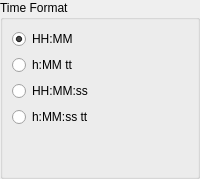
                <widget class="QWidget" name="page_17">
                 <layout class="QVBoxLayout" name="verticalLayout_30">
                  <property name="leftMargin">
                   <number>0</number>
                  </property>
                  <property name="topMargin">
                   <number>0</number>
                  </property>
                  <property name="rightMargin">
                   <number>0</number>
                  </property>
                  <property name="bottomMargin">
                   <number>0</number>
                  </property>
                  <item>
                   <widget class="QGroupBox" name="TimeGroup">
                    <property name="title">
                     <string>Time Format</string>
                    </property>
                    <layout class="QVBoxLayout" name="verticalLayout_31">
                     <item>
                      <widget class="QRadioButton" name="Format0b">
                       <property name="text">
                        <string notr="true">HH:MM</string>
                       </property>
                       <property name="checked">
                        <bool>true</bool>
                       </property>
                      </widget>
                     </item>
                     <item>
                      <widget class="QRadioButton" name="Format1b">
                       <property name="text">
                        <string notr="true">h:MM tt</string>
                       </property>
                      </widget>
                     </item>
                     <item>
                      <widget class="QRadioButton" name="Format2b">
                       <property name="text">
                        <string notr="true">HH:MM:ss</string>
                       </property>
                      </widget>
                     </item>
                     <item>
                      <widget class="QRadioButton" name="Format3b">
                       <property name="text">
                        <string notr="true">h:MM:ss tt</string>
                       </property>
                      </widget>
                     </item>
                     <item>
                      <spacer name="verticalSpacer_9">
                       <property name="orientation">
                        <enum>Qt::Vertical</enum>
                       </property>
                       <property name="sizeHint" stdset="0">
                        <size>
                         <width>20</width>
                         <height>40</height>
                        </size>
                       </property>
                      </spacer>
                     </item>
                    </layout>
                   </widget>
                  </item>
                 </layout>
                </widget>
